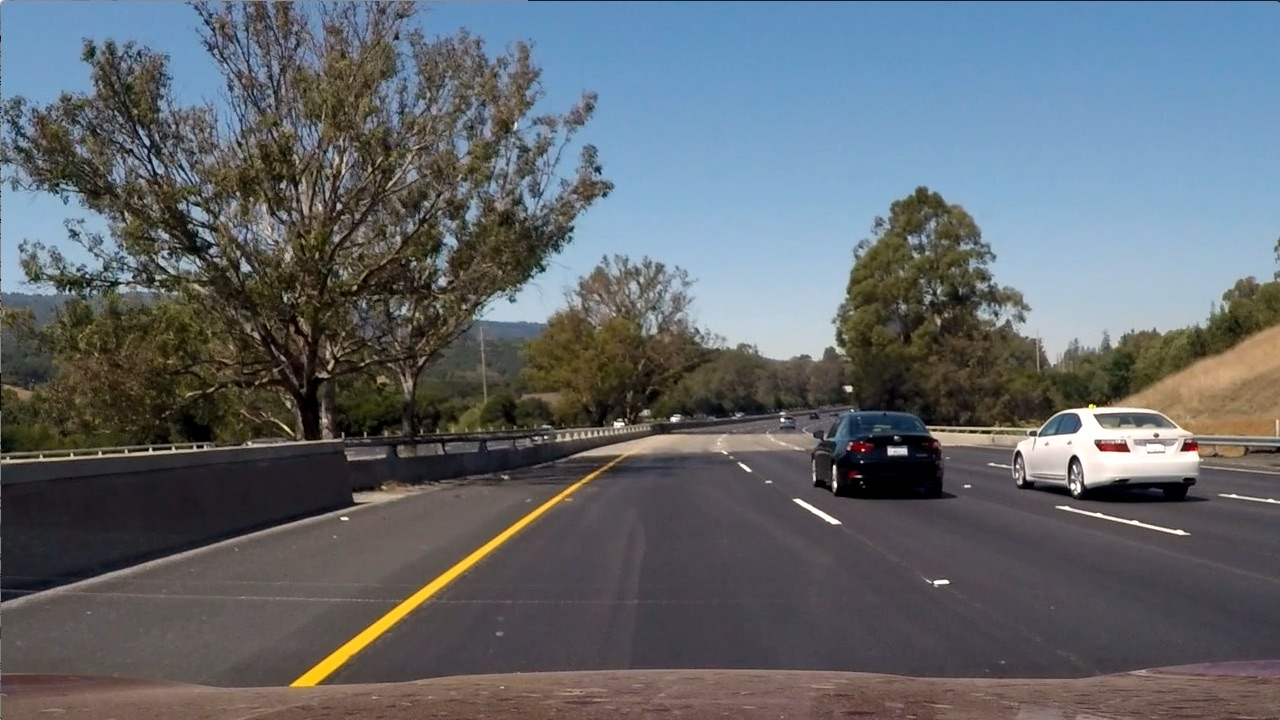
#> input picture sdc_eng/color_spaces/test6.jpg, 1280 x 720 px
$ python grad_hls_thresh.py   (older library calls are emulated)
#> lines starting #> are read from the running program, lines starting #| are printed output that depends on the picture; after the words box and inside, x2 and y2 are one past the last pixel; in counts of white or black regions, pixels touching at a corner belong together
#> further down, image is the input picture: shape (720, 1280, 3); mean R, G, B 97, 102.6, 107.9
import matplotlib.image as mpimg
import matplotlib.pyplot as plt
import numpy as np
import cv2


def hls_with_grad_threshold(image, hls_threshold = (170, 255), grad_threshold = (20, 100)):

#> called with hls_threshold = (170, 255), grad_threshold = (20, 100)
    gray = cv2.cvtColor(image, cv2.COLOR_RGB2GRAY)
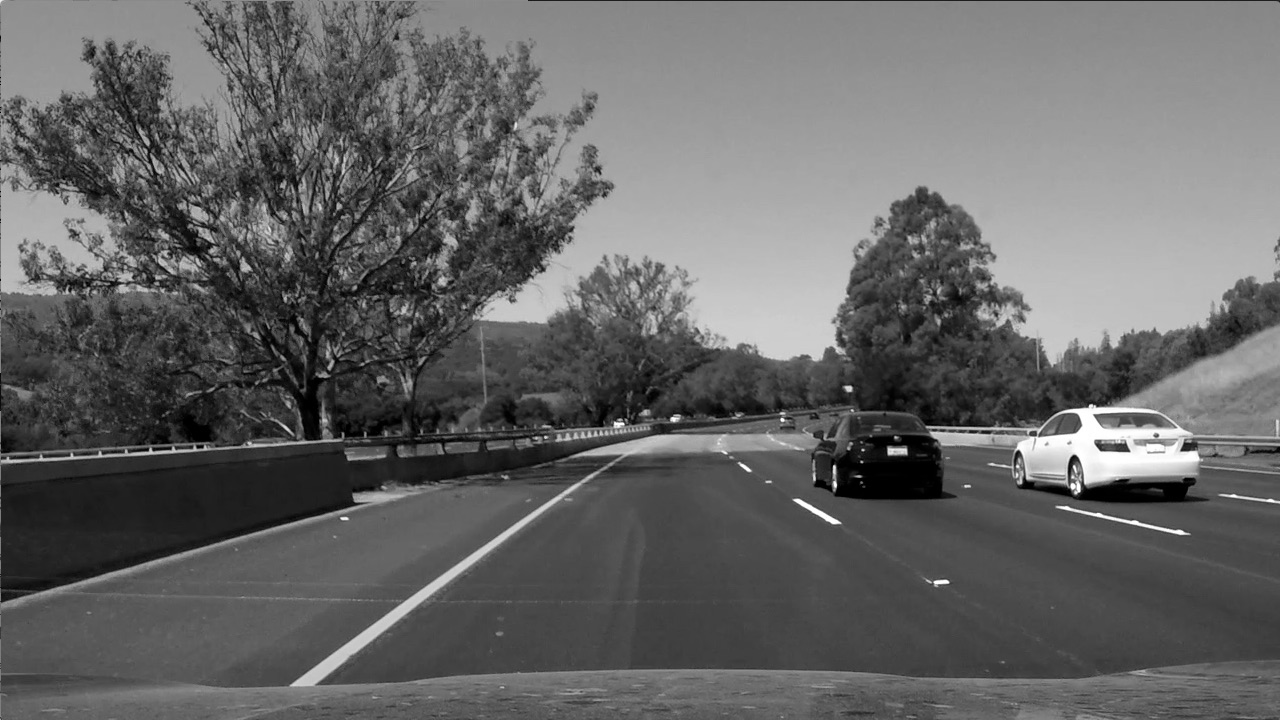
#> gray: shape (720, 1280); min 0, max 255, mean 101.5
    hls = cv2.cvtColor(image, cv2.COLOR_RGB2HLS)
#> hls: shape (720, 1280, 3); mean of channels 0, 1, 2 76.7, 102.2, 57.5
    S = hls[:, :, 2]
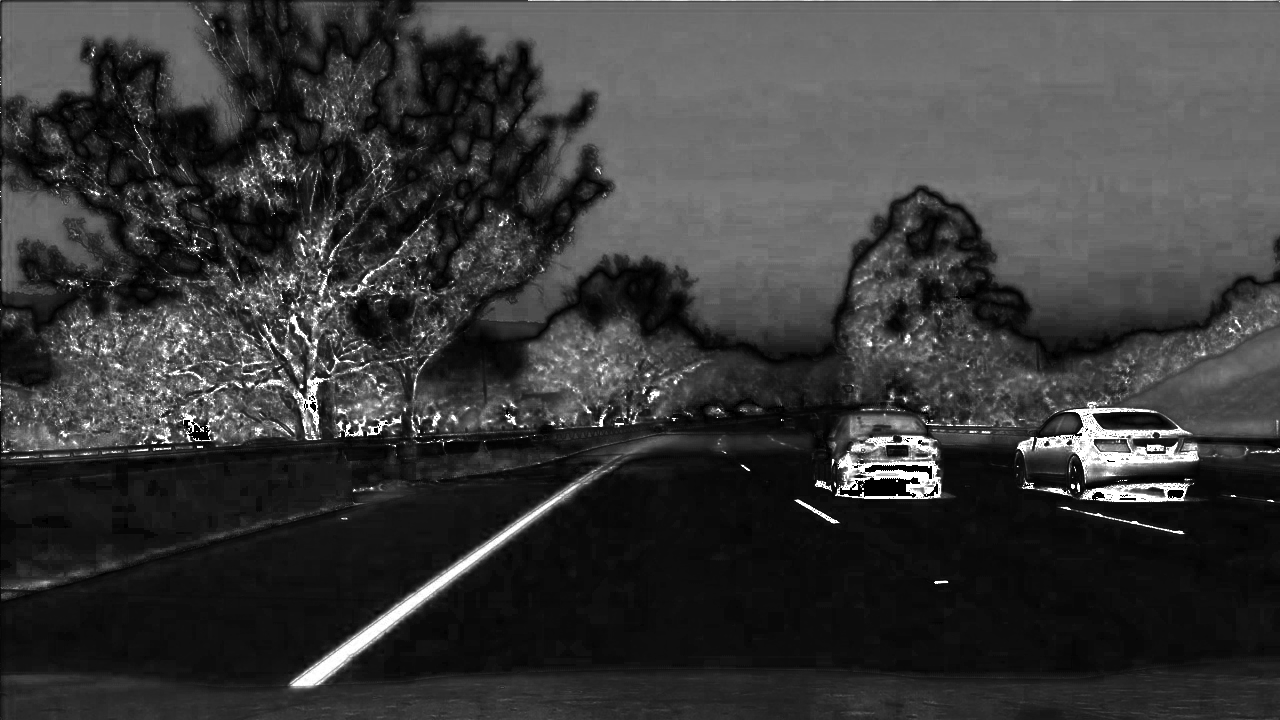
#> S: shape (720, 1280); min 0, max 255, mean 57.5

    sobel_x = cv2.Sobel(gray, cv2.CV_64F, 1, 0)
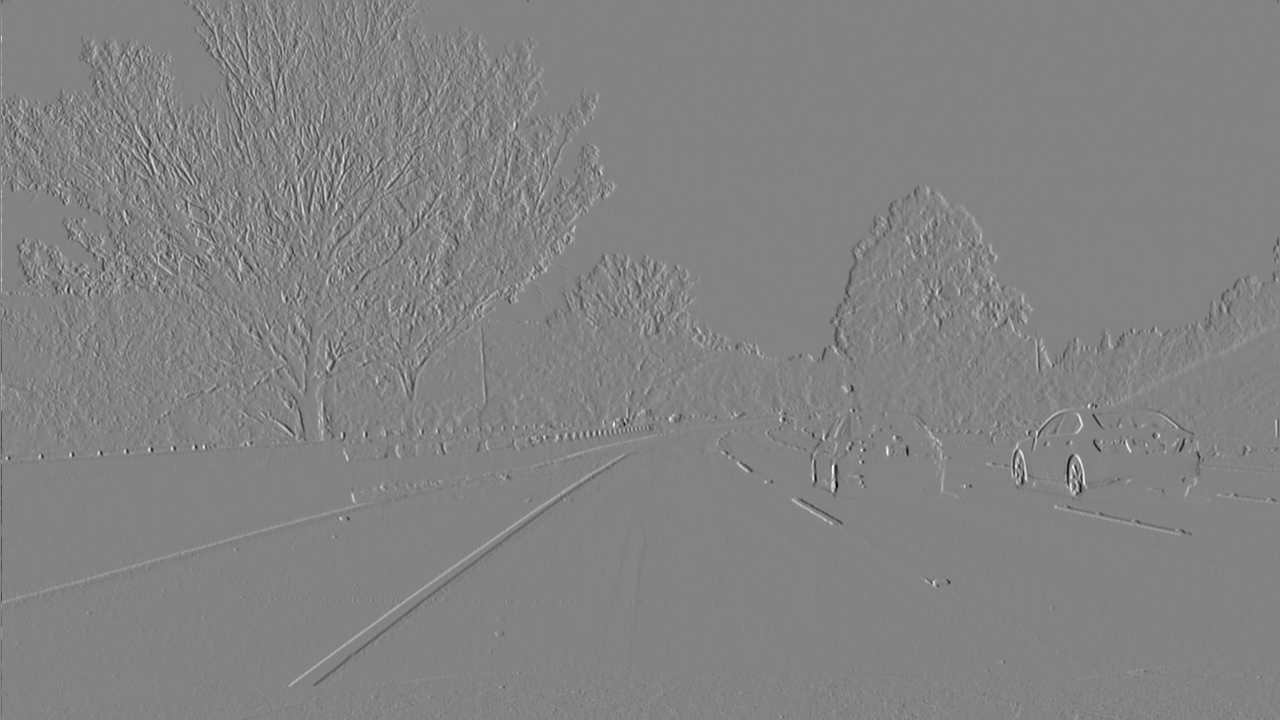
#> sobel_x: shape (720, 1280) float64; min -859, max 812, mean 0.1; drawn with min black and max white
    abs_sobel = np.absolute(sobel_x)
    scaled_sobel = np.uint8(255 * abs_sobel / np.max(abs_sobel))

    sobel_x_binary = np.zeros_like(scaled_sobel)
    sobel_x_binary[(scaled_sobel >= grad_threshold[0]) & (scaled_sobel <= grad_threshold[1])] = 1

    hls_binary = np.zeros_like(S)
    hls_binary[(S >= hls_threshold[0]) & (S <= hls_threshold[1])] = 1

    color_binary = np.dstack((np.zeros_like(sobel_x_binary), sobel_x_binary, hls_binary)) * 255

    combined_binary = np.zeros_like(sobel_x_binary)
    combined_binary[(hls_binary == 1) | (sobel_x_binary == 1)] = 1

    fig, (ax1, ax2) = plt.subplots(1, 2, figsize = (16, 9))
    ax1.set_title("Stacked thresholds")
    ax1.imshow(color_binary)

    ax2.set_title("Combined S channel and gradient thresholds")
    ax2.imshow(combined_binary, cmap = "gray")

    plt.show()
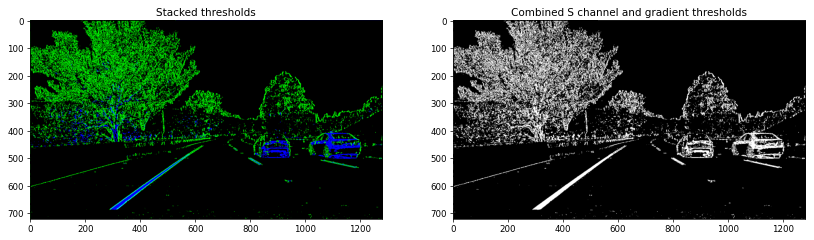
#> figure drawn by matplotlib, 2 panels

    return combined_binary

if __name__ == "__main__":
    image = mpimg.imread("test6.jpg")

    combined_binary = hls_with_grad_threshold(image)
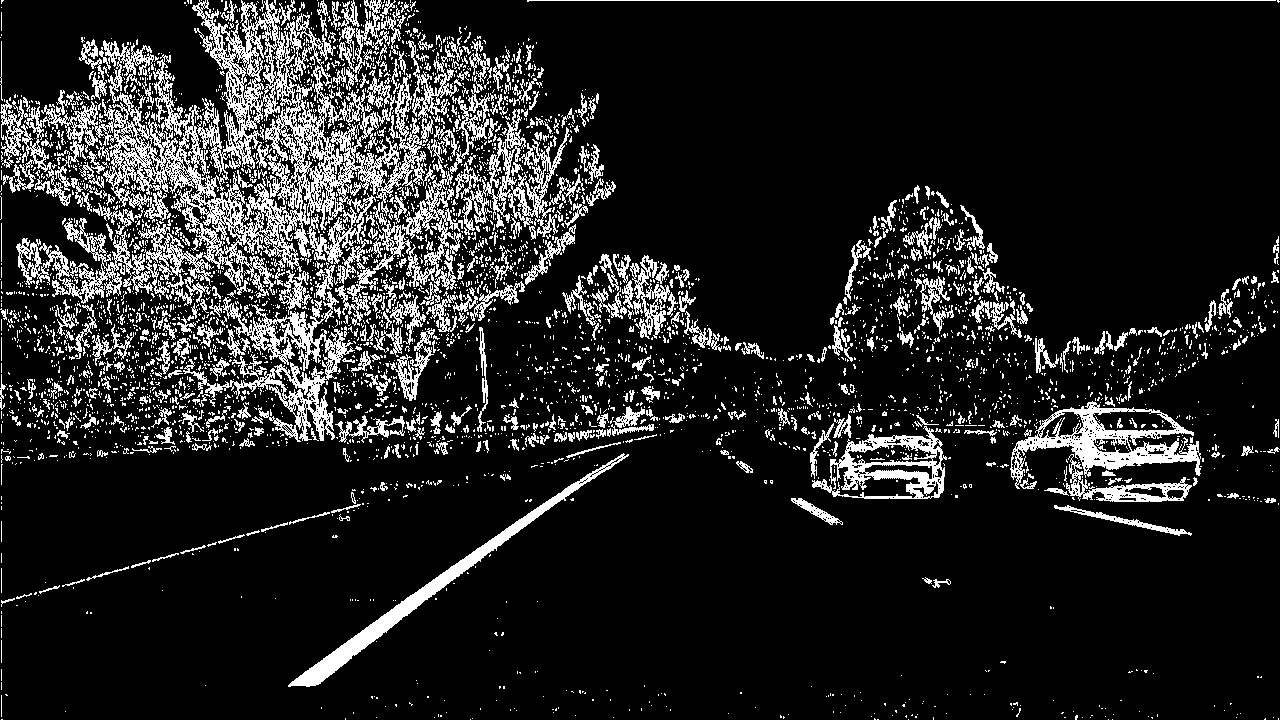
#> combined_binary: shape (720, 1280); values 0 (black) and 1 (white), 13.8% white in thin lines or dots

$ run again, with sdc_eng/color_spaces/bridge_shadow.jpg copied over sdc_eng/color_spaces/test6.jpg
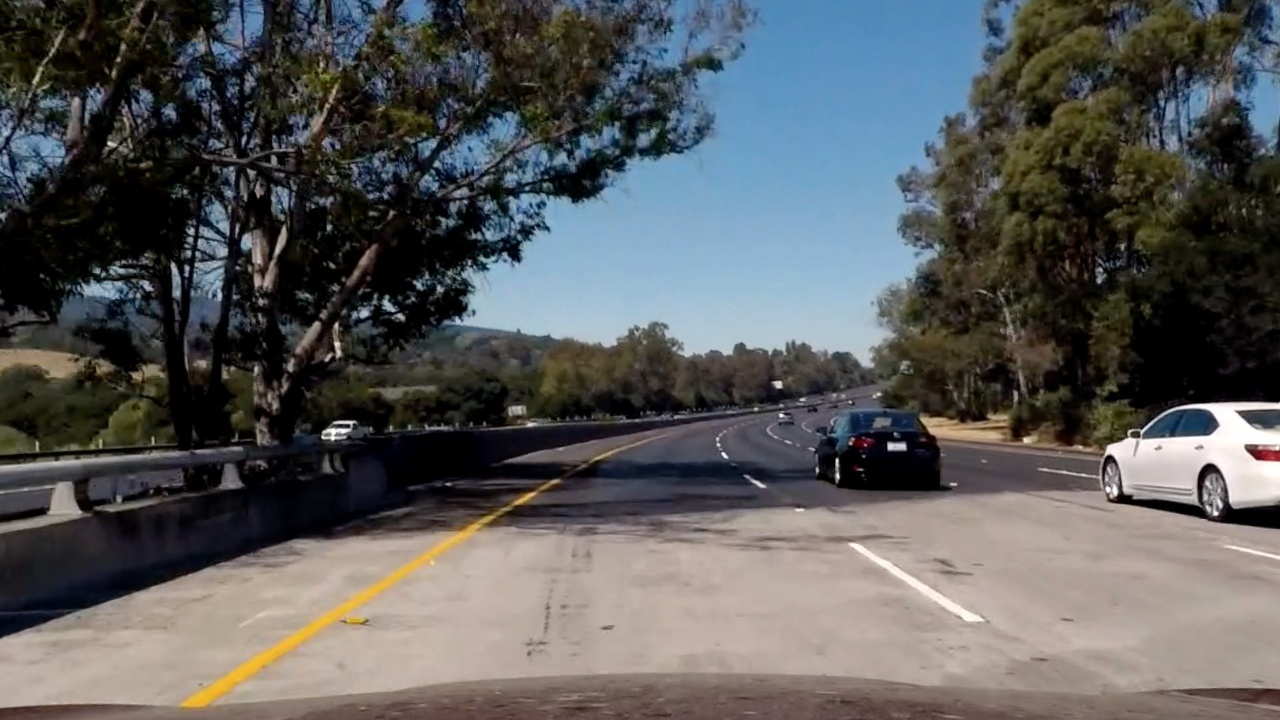
#> input picture sdc_eng/color_spaces/bridge_shadow.jpg, 1280 x 720 px
#> image is the input picture: shape (720, 1280, 3); mean R, G, B 89.7, 90.6, 90.8
#> hls: shape (720, 1280, 3); mean of channels 0, 1, 2 55.3, 90.3, 67
#> in hls_with_grad_threshold, `plt.show()`:
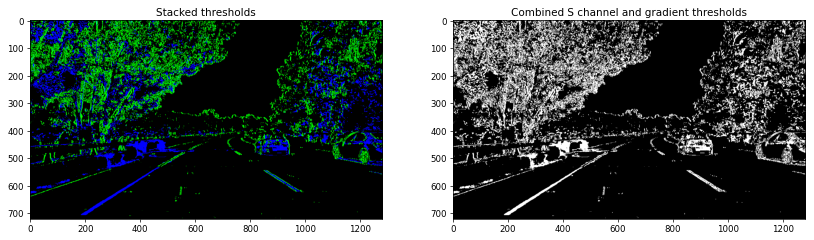
#> figure drawn by matplotlib, 2 panels
#> `combined_binary = hls_with_grad_threshold(image)`:
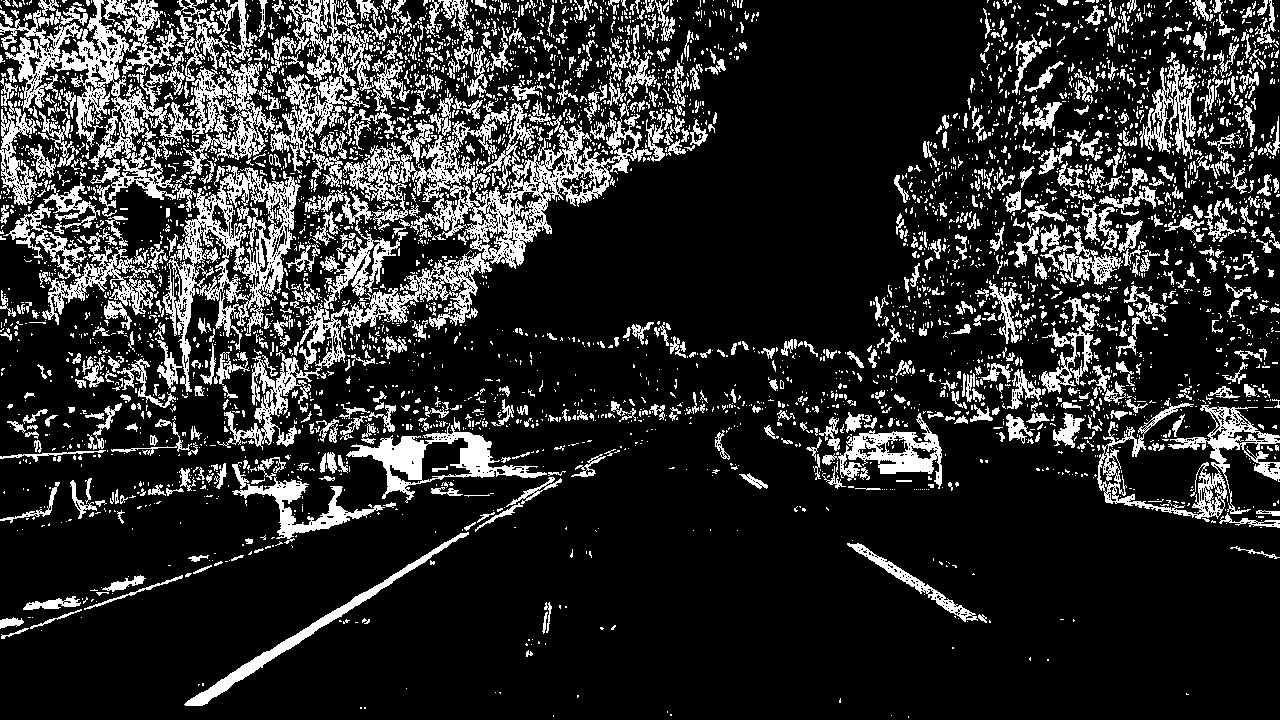
#> combined_binary: shape (720, 1280); values 0 (black) and 1 (white), 17.8% white; 4562 white regions (3719 under 20 px), largest, box (x1, y1, x2, y2) and area: (0, 0, 275, 212) 14846, (343, 100, 652, 269) 13380, (217, 189, 492, 450) 9283

$ run again, with sdc_eng/color_spaces/signs_vehicles_xygrad.png saved as sdc_eng/color_spaces/test6.jpg
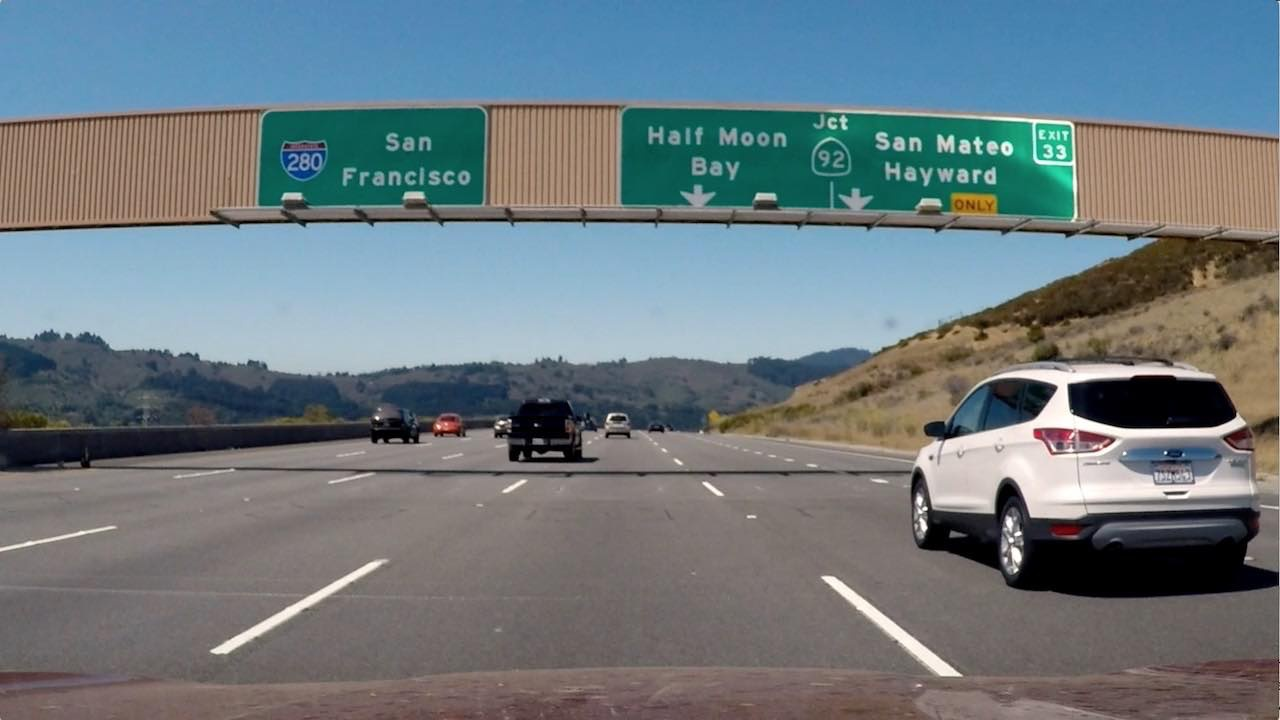
#> input picture sdc_eng/color_spaces/signs_vehicles_xygrad.png, 1280 x 720 px
#> image is the input picture: shape (720, 1280, 3); mean R, G, B 109.2, 121.6, 127.4
#> hls: shape (720, 1280, 3); mean of channels 0, 1, 2 60.6, 118.8, 64.4
#> in hls_with_grad_threshold, `plt.show()`:
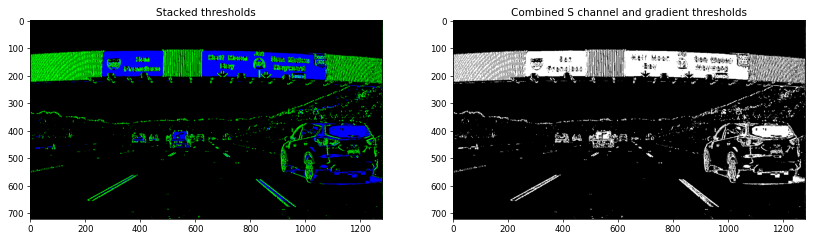
#> figure drawn by matplotlib, 2 panels
#> `combined_binary = hls_with_grad_threshold(image)`:
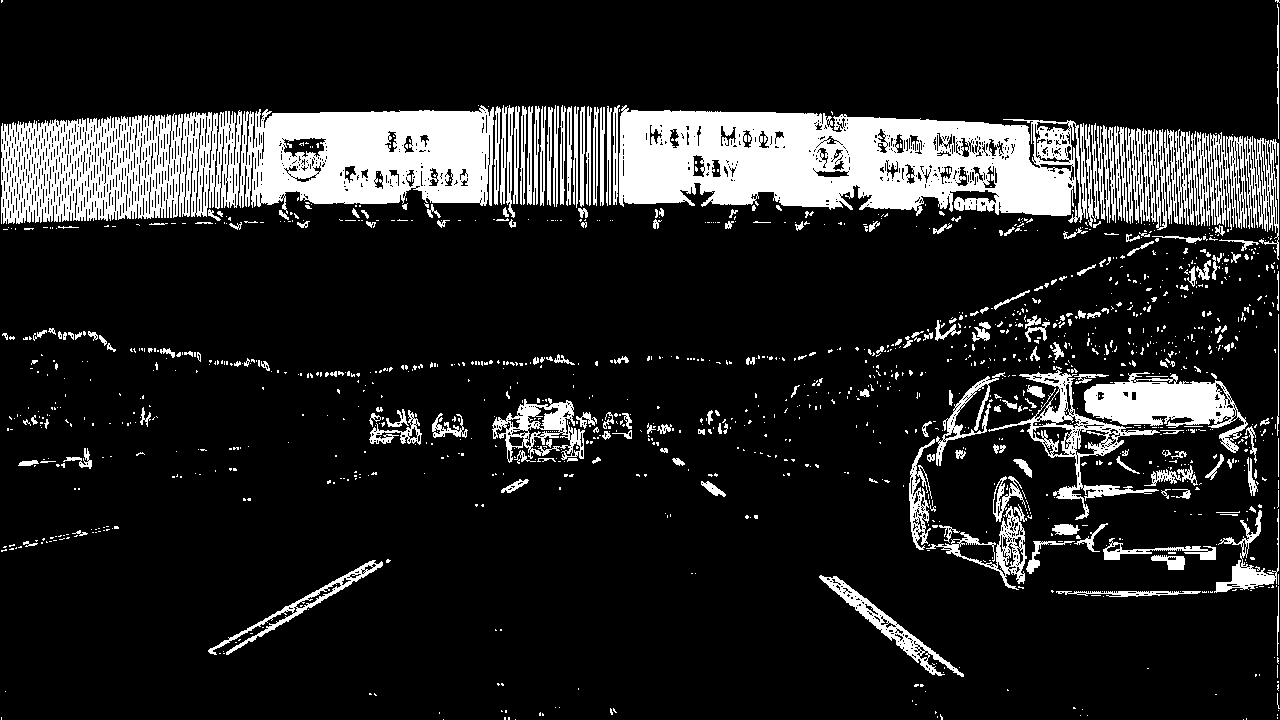
#> combined_binary: shape (720, 1280); values 0 (black) and 1 (white), 14.5% white; 1355 white regions (1116 under 20 px), largest, box (x1, y1, x2, y2) and area: (619, 105, 1099, 227) 37224, (239, 105, 494, 214) 20256, (1, 110, 242, 224) 18700
